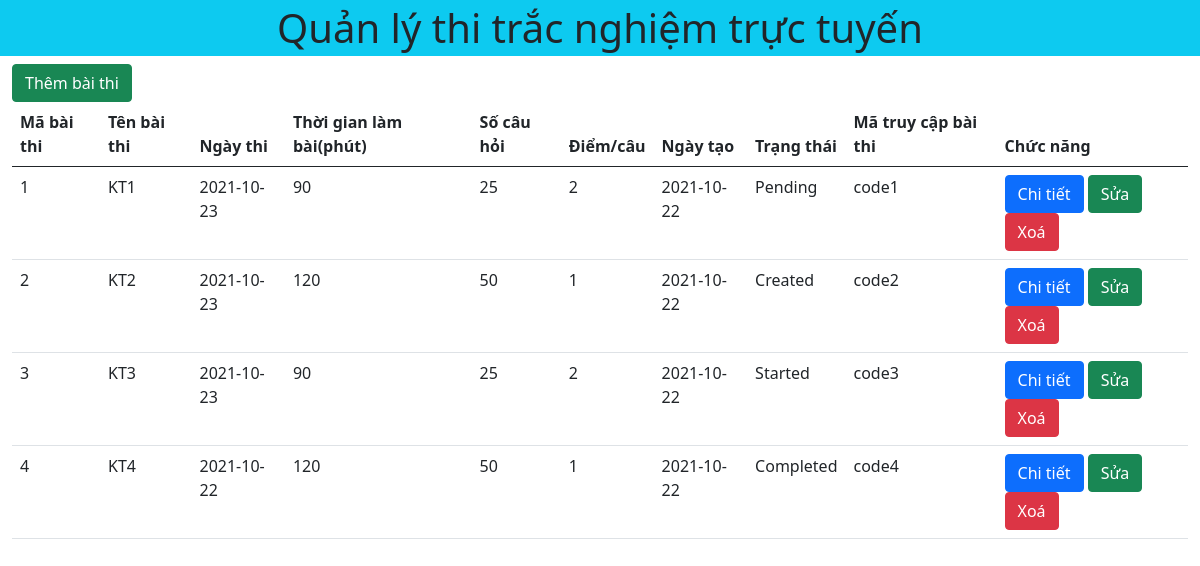
Screenshot of /source/index.php with the database file from the repository.
### tables this page shows
CREATE TABLE `exams` (
  `id` int(11) NOT NULL,
  `exam_title` varchar(30) NOT NULL,
  `exam_datetime` date NOT NULL,
  `duration` int(11) NOT NULL,
  `total_question` int(11) NOT NULL,
  `marks_per_right_answer` float NOT NULL,
  `created_on` date NOT NULL DEFAULT current_timestamp(),
  `status` varchar(20) NOT NULL DEFAULT 'Created',
  `exam_code` varchar(20) NOT NULL
);

### source/index.php (the view, shortened to what this page needs)
<?php include './header.php'; ?>
<a href="add.php" class="btn btn-success">Thêm bài thi</a>
<table class="table table-responsive">
    <thead>
        <tr>
            <th scope="col">Mã bài thi</th>
            <th scope="col">Tên bài thi</th>
            <th scope="col">Ngày thi</th>
            <th scope="col">Thời gian làm bài(phút)</th>
            <th scope="col">Số câu hỏi</th>
            <th scope="col">Điểm/câu</th>
            <th scope="col">Ngày tạo</th>
            <th scope="col">Trạng thái</th>
            <th scope="col">Mã truy cập bài thi</th>
            <th class="col" scope="col">Chức năng</th>
        </tr>
    </thead>
    <tbody>
        <?php
        include './config.php';
        $sql = "SELECT * FROM exams ";
        $result = mysqli_query($conn, $sql);
        if (mysqli_num_rows($result) > 0) {
            while ($row = mysqli_fetch_assoc($result)) {
                echo "<tr>";
                echo '<td>' . $row['id'] . '</td>';
                echo '<td>' . $row['exam_title'] . '</td>';
                echo '<td>' . $row['exam_datetime'] . '</td>';
                echo '<td>' . $row['duration'] . '</td>';
                echo '<td>' . $row['total_question'] . '</td>';
                echo '<td>' . $row['marks_per_right_answer'] . '</td>';
                echo '<td>' . $row['created_on'] . '</td>';
                echo '<td>' . $row['status'] . '</td>';
                echo '<td>' . $row['exam_code'] . '</td>';
                echo '<td>
                <a href="./detail.php?id=' . $row['id'] . '" class="btn btn-primary">Chi tiết</a>
                <a href="process/edit.php?id=' . $row['id'] . '" class="btn btn-success">Sửa</a>
                <a href="process/delete.php?id=' . $row['id'] . '" class="btn btn-danger">Xoá</a>
                </td>';
                echo '</tr>';
            }
        }
        ?>
    </tbody>
</table>

### source/header.php (shortened to what this page needs)
<!DOCTYPE html>
<html lang="en">
<head>
    <link href="https://cdn.jsdelivr.net/npm/bootstrap@5.0.2/dist/css/bootstrap.min.css" rel="stylesheet">
    <link rel="stylesheet" href="https://cdnjs.cloudflare.com/ajax/libs/font-awesome/6.0.0-beta2/css/all.min.css" />
<body>
    <h1 class="bg-info text-center p-1">Quản lý thi trắc nghiệm trực tuyến</h1>
    <main class="container-fluid">

### rows the page displays
exams: id "1", exam_title "KT1", exam_datetime "2021-10-23", duration "90", total_question "25", marks_per_right_answer "2", created_on "2021-10-22", status "Pending", exam_code "code1"
exams: id "2", exam_title "KT2", exam_datetime "2021-10-23", duration "120", total_question "50", marks_per_right_answer "1", created_on "2021-10-22", status "Created", exam_code "code2"
exams: id "3", exam_title "KT3", exam_datetime "2021-10-23", duration "90", total_question "25", marks_per_right_answer "2", created_on "2021-10-22", status "Started", exam_code "code3"
exams: id "4", exam_title "KT4", exam_datetime "2021-10-22", duration "120", total_question "50", marks_per_right_answer "1", created_on "2021-10-22", status "Completed", exam_code "code4"
